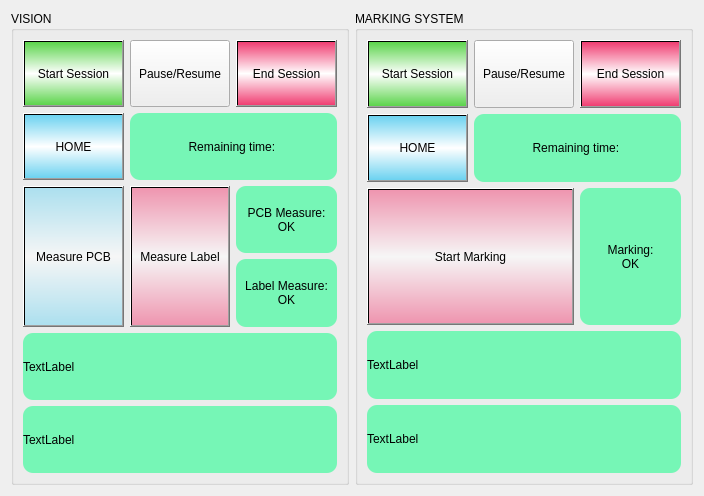
<?xml version="1.0" encoding="UTF-8"?>
<ui version="4.0">
 <class>CollabControlWidget</class>
 <widget class="QWidget" name="CollabControlWidget">
  <property name="geometry">
   <rect>
    <x>0</x>
    <y>0</y>
    <width>704</width>
    <height>496</height>
   </rect>
  </property>
  <property name="windowTitle">
   <string>Form</string>
  </property>
  <property name="styleSheet">
   <string notr="true">QLabel {
	border-radius: 10px;
	background-color: rgba(0, 255, 127, 128);
}

</string>
  </property>
  <layout class="QHBoxLayout" name="horizontalLayout">
   <item>
    <widget class="QGroupBox" name="groupBox">
     <property name="title">
      <string>VISION</string>
     </property>
     <layout class="QGridLayout" name="gridLayout" rowstretch="0,0,0,0,0,0">
      <property name="sizeConstraint">
       <enum>QLayout::SetMaximumSize</enum>
      </property>
      <item row="1" column="1" colspan="2">
       <widget class="QLabel" name="label_remaining_time">
        <property name="sizePolicy">
         <sizepolicy hsizetype="Preferred" vsizetype="Preferred">
          <horstretch>0</horstretch>
          <verstretch>0</verstretch>
         </sizepolicy>
        </property>
        <property name="text">
         <string>Remaining time: </string>
        </property>
        <property name="alignment">
         <set>Qt::AlignCenter</set>
        </property>
       </widget>
      </item>
      <item row="1" column="0">
       <widget class="QPushButton" name="button_home">
        <property name="sizePolicy">
         <sizepolicy hsizetype="Minimum" vsizetype="Preferred">
          <horstretch>0</horstretch>
          <verstretch>0</verstretch>
         </sizepolicy>
        </property>
        <property name="minimumSize">
         <size>
          <width>0</width>
          <height>60</height>
         </size>
        </property>
        <property name="styleSheet">
         <string notr="true">QPushButton:!pressed {
	background-color: qlineargradient(spread:reflect, x1:0.5, y1:0, x2:0.5, y2:0.5, stop:0 rgba(108, 210, 240, 255), stop:1 rgba(255, 255, 255, 255));
}

QPushButton:pressed {
	background-color: qlineargradient(spread:reflect, x1:0.5, y1:0, x2:0.5, y2:0.5, stop:0 rgba(57, 138, 163, 255), stop:1 rgba(255, 255, 255, 255));
}</string>
        </property>
        <property name="text">
         <string>HOME</string>
        </property>
       </widget>
      </item>
      <item row="2" column="2">
       <widget class="QLabel" name="label_pcb_ok">
        <property name="sizePolicy">
         <sizepolicy hsizetype="Preferred" vsizetype="Preferred">
          <horstretch>0</horstretch>
          <verstretch>0</verstretch>
         </sizepolicy>
        </property>
        <property name="text">
         <string>PCB Measure:
OK</string>
        </property>
        <property name="alignment">
         <set>Qt::AlignCenter</set>
        </property>
       </widget>
      </item>
      <item row="4" column="0" colspan="3">
       <widget class="QLabel" name="label_message">
        <property name="sizePolicy">
         <sizepolicy hsizetype="Preferred" vsizetype="Preferred">
          <horstretch>0</horstretch>
          <verstretch>0</verstretch>
         </sizepolicy>
        </property>
        <property name="text">
         <string>TextLabel</string>
        </property>
       </widget>
      </item>
      <item row="0" column="0">
       <widget class="QPushButton" name="button_start_session">
        <property name="sizePolicy">
         <sizepolicy hsizetype="Minimum" vsizetype="Preferred">
          <horstretch>0</horstretch>
          <verstretch>0</verstretch>
         </sizepolicy>
        </property>
        <property name="minimumSize">
         <size>
          <width>0</width>
          <height>60</height>
         </size>
        </property>
        <property name="styleSheet">
         <string notr="true">QPushButton:!pressed {
	background-color: qlineargradient(spread:reflect, x1:0.5, y1:0, x2:0.5, y2:0.5, stop:0 rgba(92, 212, 76, 255), stop:1 rgba(255, 255, 255, 255));
}

QPushButton:pressed {
	background-color: qlineargradient(spread:reflect, x1:0.5, y1:0, x2:0.5, y2:0.5, stop:0 rgba(88, 198, 71, 255), stop:1 rgba(255, 255, 255, 255));
}</string>
        </property>
        <property name="text">
         <string>Start Session</string>
        </property>
       </widget>
      </item>
      <item row="3" column="2">
       <widget class="QLabel" name="label_label_ok">
        <property name="sizePolicy">
         <sizepolicy hsizetype="Preferred" vsizetype="Preferred">
          <horstretch>0</horstretch>
          <verstretch>0</verstretch>
         </sizepolicy>
        </property>
        <property name="text">
         <string>Label Measure:
OK</string>
        </property>
        <property name="alignment">
         <set>Qt::AlignCenter</set>
        </property>
       </widget>
      </item>
      <item row="2" column="1" rowspan="2">
       <widget class="QPushButton" name="button_measure_label">
        <property name="sizePolicy">
         <sizepolicy hsizetype="Minimum" vsizetype="Preferred">
          <horstretch>0</horstretch>
          <verstretch>0</verstretch>
         </sizepolicy>
        </property>
        <property name="minimumSize">
         <size>
          <width>0</width>
          <height>30</height>
         </size>
        </property>
        <property name="styleSheet">
         <string notr="true">QPushButton:!pressed {
	background-color: qlineargradient(spread:reflect, x1:0.5, y1:0, x2:0.5, y2:0.5, stop:0 rgba(240, 62, 114, 128), stop:1 rgba(255, 255, 255, 128));
}

QPushButton:pressed {
	background-color: qlineargradient(spread:reflect, x1:0.5, y1:0, x2:0.5, y2:0.5, stop:0 rgba(216, 56, 104, 128), stop:1 rgba(255, 255, 255, 128));
}
</string>
        </property>
        <property name="text">
         <string>Measure Label</string>
        </property>
       </widget>
      </item>
      <item row="0" column="2">
       <widget class="QPushButton" name="button_end_session">
        <property name="sizePolicy">
         <sizepolicy hsizetype="Minimum" vsizetype="Preferred">
          <horstretch>0</horstretch>
          <verstretch>0</verstretch>
         </sizepolicy>
        </property>
        <property name="minimumSize">
         <size>
          <width>0</width>
          <height>60</height>
         </size>
        </property>
        <property name="styleSheet">
         <string notr="true">QPushButton:!pressed {
	background-color: qlineargradient(spread:reflect, x1:0.5, y1:0, x2:0.5, y2:0.5, stop:0 rgba(240, 62, 114, 255), stop:1 rgba(255, 255, 255, 255));
}

QPushButton:pressed {
	background-color: qlineargradient(spread:reflect, x1:0.5, y1:0, x2:0.5, y2:0.5, stop:0 rgba(216, 56, 104, 255), stop:1 rgba(255, 255, 255, 255));
}
</string>
        </property>
        <property name="text">
         <string>End Session</string>
        </property>
       </widget>
      </item>
      <item row="0" column="1">
       <widget class="QPushButton" name="button_pause">
        <property name="sizePolicy">
         <sizepolicy hsizetype="Minimum" vsizetype="Preferred">
          <horstretch>0</horstretch>
          <verstretch>0</verstretch>
         </sizepolicy>
        </property>
        <property name="minimumSize">
         <size>
          <width>0</width>
          <height>60</height>
         </size>
        </property>
        <property name="text">
         <string>Pause/Resume</string>
        </property>
       </widget>
      </item>
      <item row="2" column="0" rowspan="2">
       <widget class="QPushButton" name="button_measure_pcb">
        <property name="sizePolicy">
         <sizepolicy hsizetype="Minimum" vsizetype="Preferred">
          <horstretch>0</horstretch>
          <verstretch>0</verstretch>
         </sizepolicy>
        </property>
        <property name="minimumSize">
         <size>
          <width>0</width>
          <height>30</height>
         </size>
        </property>
        <property name="styleSheet">
         <string notr="true">QPushButton:!pressed {
	background-color: qlineargradient(spread:reflect, x1:0.5, y1:0, x2:0.5, y2:0.5, stop:0 rgba(108, 210, 240, 128), stop:1 rgba(255, 255, 255, 128));
}

QPushButton:pressed {
	background-color: qlineargradient(spread:reflect, x1:0.5, y1:0, x2:0.5, y2:0.5, stop:0 rgba(57, 138, 163, 128), stop:1 rgba(255, 255, 255, 128));
}</string>
        </property>
        <property name="text">
         <string>Measure PCB</string>
        </property>
       </widget>
      </item>
      <item row="5" column="0" colspan="3">
       <widget class="QLabel" name="label_maintenance">
        <property name="sizePolicy">
         <sizepolicy hsizetype="Preferred" vsizetype="Preferred">
          <horstretch>0</horstretch>
          <verstretch>0</verstretch>
         </sizepolicy>
        </property>
        <property name="text">
         <string>TextLabel</string>
        </property>
       </widget>
      </item>
     </layout>
    </widget>
   </item>
   <item>
    <widget class="QGroupBox" name="groupBox_2">
     <property name="title">
      <string>MARKING SYSTEM</string>
     </property>
     <layout class="QGridLayout" name="gridLayout_2">
      <item row="0" column="0">
       <widget class="QPushButton" name="button_start_session_rob">
        <property name="sizePolicy">
         <sizepolicy hsizetype="Minimum" vsizetype="Preferred">
          <horstretch>0</horstretch>
          <verstretch>0</verstretch>
         </sizepolicy>
        </property>
        <property name="minimumSize">
         <size>
          <width>0</width>
          <height>60</height>
         </size>
        </property>
        <property name="styleSheet">
         <string notr="true">QPushButton:!pressed {
	background-color: qlineargradient(spread:reflect, x1:0.5, y1:0, x2:0.5, y2:0.5, stop:0 rgba(92, 212, 76, 255), stop:1 rgba(255, 255, 255, 255));
}

QPushButton:pressed {
	background-color: qlineargradient(spread:reflect, x1:0.5, y1:0, x2:0.5, y2:0.5, stop:0 rgba(88, 198, 71, 255), stop:1 rgba(255, 255, 255, 255));
}</string>
        </property>
        <property name="text">
         <string>Start Session</string>
        </property>
       </widget>
      </item>
      <item row="3" column="0">
       <widget class="QPushButton" name="button_home_rob">
        <property name="sizePolicy">
         <sizepolicy hsizetype="Minimum" vsizetype="Preferred">
          <horstretch>0</horstretch>
          <verstretch>0</verstretch>
         </sizepolicy>
        </property>
        <property name="minimumSize">
         <size>
          <width>0</width>
          <height>60</height>
         </size>
        </property>
        <property name="styleSheet">
         <string notr="true">QPushButton:!pressed {
	background-color: qlineargradient(spread:reflect, x1:0.5, y1:0, x2:0.5, y2:0.5, stop:0 rgba(108, 210, 240, 255), stop:1 rgba(255, 255, 255, 255));
}

QPushButton:pressed {
	background-color: qlineargradient(spread:reflect, x1:0.5, y1:0, x2:0.5, y2:0.5, stop:0 rgba(57, 138, 163, 255), stop:1 rgba(255, 255, 255, 255));
}</string>
        </property>
        <property name="text">
         <string>HOME</string>
        </property>
       </widget>
      </item>
      <item row="0" column="1">
       <widget class="QPushButton" name="button_pause_rob">
        <property name="sizePolicy">
         <sizepolicy hsizetype="Minimum" vsizetype="Preferred">
          <horstretch>0</horstretch>
          <verstretch>0</verstretch>
         </sizepolicy>
        </property>
        <property name="minimumSize">
         <size>
          <width>0</width>
          <height>60</height>
         </size>
        </property>
        <property name="text">
         <string>Pause/Resume</string>
        </property>
       </widget>
      </item>
      <item row="0" column="2">
       <widget class="QPushButton" name="button_end_session_rob">
        <property name="sizePolicy">
         <sizepolicy hsizetype="Minimum" vsizetype="Preferred">
          <horstretch>0</horstretch>
          <verstretch>0</verstretch>
         </sizepolicy>
        </property>
        <property name="minimumSize">
         <size>
          <width>0</width>
          <height>60</height>
         </size>
        </property>
        <property name="styleSheet">
         <string notr="true">QPushButton:!pressed {
	background-color: qlineargradient(spread:reflect, x1:0.5, y1:0, x2:0.5, y2:0.5, stop:0 rgba(240, 62, 114, 255), stop:1 rgba(255, 255, 255, 255));
}

QPushButton:pressed {
	background-color: qlineargradient(spread:reflect, x1:0.5, y1:0, x2:0.5, y2:0.5, stop:0 rgba(216, 56, 104, 255), stop:1 rgba(255, 255, 255, 255));
}
</string>
        </property>
        <property name="text">
         <string>End Session</string>
        </property>
       </widget>
      </item>
      <item row="3" column="1" colspan="2">
       <widget class="QLabel" name="label_maintenance_2">
        <property name="sizePolicy">
         <sizepolicy hsizetype="Preferred" vsizetype="Preferred">
          <horstretch>0</horstretch>
          <verstretch>0</verstretch>
         </sizepolicy>
        </property>
        <property name="text">
         <string>Remaining time: </string>
        </property>
        <property name="alignment">
         <set>Qt::AlignCenter</set>
        </property>
       </widget>
      </item>
      <item row="7" column="0" colspan="3">
       <widget class="QLabel" name="label_message_rob">
        <property name="sizePolicy">
         <sizepolicy hsizetype="Preferred" vsizetype="Preferred">
          <horstretch>0</horstretch>
          <verstretch>0</verstretch>
         </sizepolicy>
        </property>
        <property name="text">
         <string>TextLabel</string>
        </property>
       </widget>
      </item>
      <item row="8" column="0" colspan="3">
       <widget class="QLabel" name="label_maintenance_rob">
        <property name="sizePolicy">
         <sizepolicy hsizetype="Preferred" vsizetype="Preferred">
          <horstretch>0</horstretch>
          <verstretch>0</verstretch>
         </sizepolicy>
        </property>
        <property name="text">
         <string>TextLabel</string>
        </property>
       </widget>
      </item>
      <item row="4" column="0" rowspan="2" colspan="2">
       <widget class="QPushButton" name="button_start_marking">
        <property name="sizePolicy">
         <sizepolicy hsizetype="Minimum" vsizetype="Preferred">
          <horstretch>0</horstretch>
          <verstretch>0</verstretch>
         </sizepolicy>
        </property>
        <property name="minimumSize">
         <size>
          <width>0</width>
          <height>30</height>
         </size>
        </property>
        <property name="styleSheet">
         <string notr="true">QPushButton:!pressed {
	background-color: qlineargradient(spread:reflect, x1:0.5, y1:0, x2:0.5, y2:0.5, stop:0 rgba(240, 62, 114, 128), stop:1 rgba(255, 255, 255, 128));
}

QPushButton:pressed {
	background-color: qlineargradient(spread:reflect, x1:0.5, y1:0, x2:0.5, y2:0.5, stop:0 rgba(216, 56, 104, 128), stop:1 rgba(255, 255, 255, 128));
}
</string>
        </property>
        <property name="text">
         <string>Start Marking</string>
        </property>
       </widget>
      </item>
      <item row="4" column="2" rowspan="2">
       <widget class="QLabel" name="label_marking_ok">
        <property name="sizePolicy">
         <sizepolicy hsizetype="Preferred" vsizetype="Preferred">
          <horstretch>0</horstretch>
          <verstretch>0</verstretch>
         </sizepolicy>
        </property>
        <property name="text">
         <string>Marking:
OK</string>
        </property>
        <property name="alignment">
         <set>Qt::AlignCenter</set>
        </property>
       </widget>
      </item>
     </layout>
    </widget>
   </item>
  </layout>
 </widget>
 <resources>
  <include location="res.qrc"/>
 </resources>
 <connections/>
</ui>
